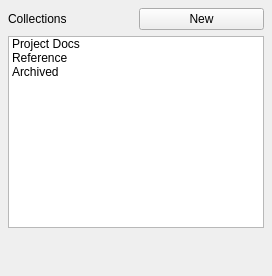
<?xml version="1.0" encoding="UTF-8"?>
<ui version="4.0">
 <class>KnowledgeCollectionsPanel</class>
 <widget class="QWidget" name="KnowledgeCollectionsPanel">
  <property name="minimumSize">
   <size><width>200</width><height>0</height></size>
  </property>
  <layout class="QVBoxLayout" name="mainLayout">
   <property name="leftMargin"><number>8</number></property>
   <property name="topMargin"><number>8</number></property>
   <property name="rightMargin"><number>8</number></property>
   <property name="bottomMargin"><number>8</number></property>
   <property name="spacing"><number>6</number></property>
   <item>
    <layout class="QHBoxLayout" name="headerLayout">
     <item>
      <widget class="QLabel" name="titleLabel">
       <property name="text"><string>Collections</string></property>
      </widget>
     </item>
     <item>
      <widget class="QPushButton" name="createCollectionButton">
       <property name="text"><string>New</string></property>
      </widget>
     </item>
    </layout>
   </item>
   <item>
    <widget class="QListWidget" name="collectionList">
     <item><property name="text"><string>Project Docs</string></property></item>
     <item><property name="text"><string>Reference</string></property></item>
     <item><property name="text"><string>Archived</string></property></item>
    </widget>
   </item>
   <item>
    <spacer name="bottomSpacer">
     <property name="orientation"><enum>Qt::Orientation::Vertical</enum></property>
     <property name="sizeHint" stdset="0">
      <size><width>20</width><height>40</height></size>
     </property>
    </spacer>
   </item>
  </layout>
 </widget>
 <layoutdefault spacing="6" margin="11"/>
 <resources/>
 <connections/>
</ui>
